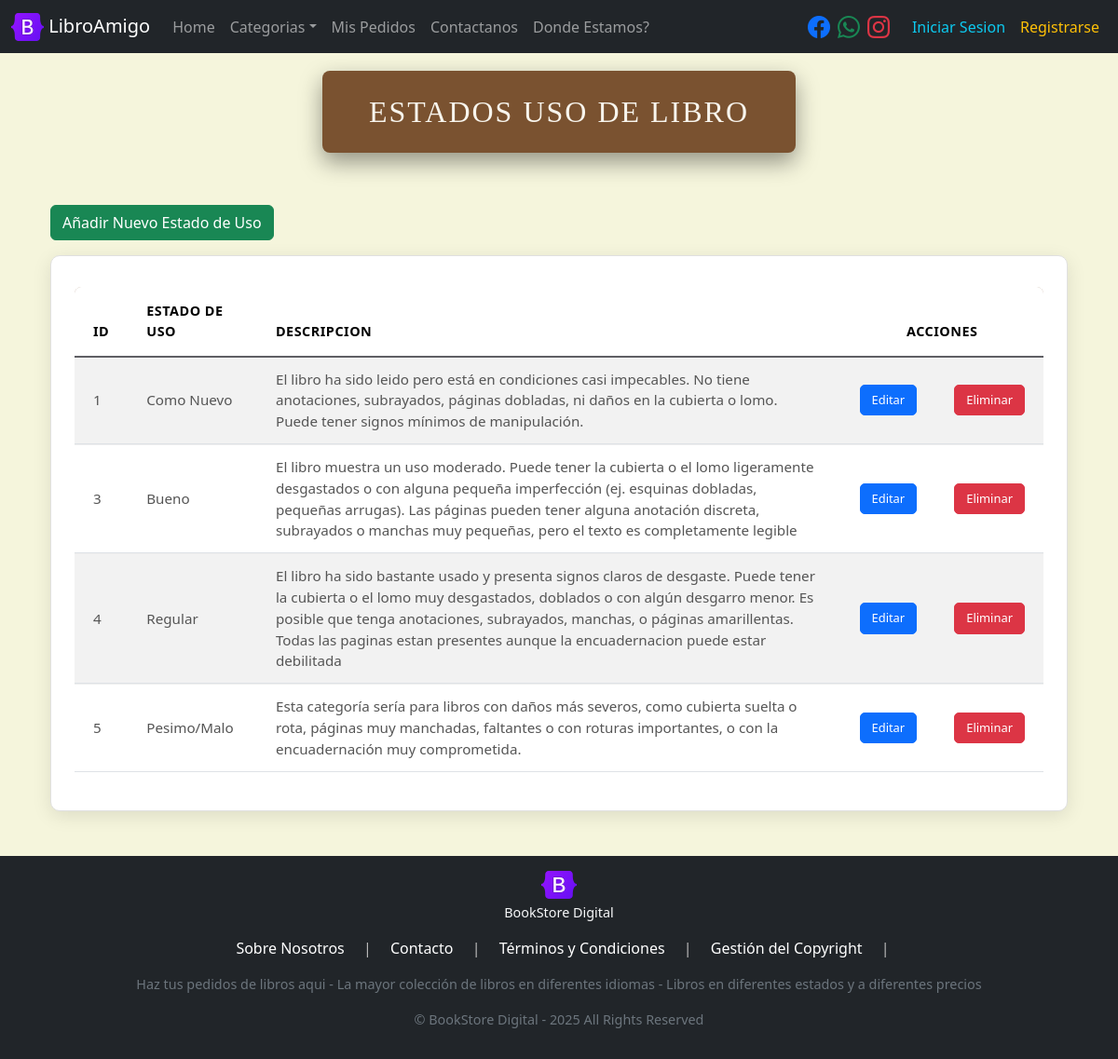
The page /states/ on the database its author committed.
### models/state_model.py (models this page shows, shortened)
class State(db.Model):
    __tablename__ = 'states'
    id = db.Column(db.Integer, primary_key = True)
    name = db.Column(db.String(100), nullable = False)
    description = db.Column(db.Text, nullable = False)
    books_relation = db.relationship('Book', back_populates='state_relation')
    @staticmethod
    def get_all():
        return State.query.all()

### controllers/state_controller.py (the view)
@state_bp.route("/")
def index():
    states = State.get_all()
    return state_view.list(states=states)

### models/category_model.py (called while the page is built)
    @staticmethod
    def get_all_active():
        return Category.query.filter(Category.is_active == True).order_by(Category.name).all()

### run.py (called while the page is built)
@app.context_processor
def inject_active_path():
    def is_active(path):
        return 'active' if request.path == path else ''
    return(dict(is_active = is_active))

@app.context_processor
def inject_categories():
    categories = Category.get_all_active()
    return dict(categories=categories)

### views/state_view.py (called while the page is built)
def list(states):
    return render_template('states/index.html', states =states)

### templates/states/index.html (shortened to what this page needs)
{% extends 'base.html' %}
{% block content %}
<div class="container mb-5">
<h1 class="main-title-banner text-center">Estados Uso de Libro</h1>
<a href="{{url_for('state.create')}}" class="btn btn-success my-3">Añadir Nuevo Estado de Uso</a>
<div class="table-card-container">
<div class="table mt-2 table-responsive">
    <table class="table table-hover table-striped custom-table">
        <thead class="custom-table-header">
            <tr>
                <th>ID</th><th>ESTADO DE USO</th><th>DESCRIPCION</th><th colspan="2" class="text-center">ACCIONES</th>
            </tr>
        </thead>
        <tbody>
            {% for item in states %}
                <tr>
                    <td>{{item.id}}</td>
                    <td>{{item.name}}</td>
                    <td>{{item.description}}</td>
                    <td><a href="{{url_for('state.edit',id=item.id)}}" class="btn btn-sm btn-primary custom-action-btn">Editar</a></td>
                    <td><a href="{{url_for('state.delete',id=item.id)}}" class="btn btn-sm btn-danger custom-action-btn" onclick="return(confirm('Desea eliminar este Estado de Libro?'))">Eliminar</a></td>
                </tr>
            {% endfor %}
        </tbody>
    </table>
</div>
</div>
</div>
{% endblock %}

### static/css/styles.css (style rules this page uses)
body { background-color: #f5f5dc; color: #333; }
.main-title-banner { position: relative; display: block; width: fit-content; padding: 25px 50px; margin: 15px auto 40px auto; background-color: #7a5230; color: #f8f5ed; font-family: 'Playfair Display', serif; font-size: 2em; text-align: center; text-transform: uppercase; letter-spacing: 2px; line-height: 1.2; box-shadow: 0 10px 25px rgba(0,0,0,0.4); border-radius: 8px; white-space: nowrap; overflow: hidden; text-overflow: ellipsis; max-width: 90%; }
.table-card-container { background-color: #ffffff; border-radius: 10px; box-shadow: 0 5px 20px rgba(0, 0, 0, 0.1); border: 1px solid #e0e0e0; padding: 25px; overflow-x: auto; width: 100%; }
.custom-table { width: 100%; margin-bottom: 0; border-collapse: separate; border-spacing: 0; }
.custom-table-header { background-color: #7a5230; color: #ffffff; }
.custom-table-header th { padding: 15px 20px; font-weight: 600; border-bottom: 2px solid #5f5f64; text-transform: uppercase; font-size: 0.9em; letter-spacing: 0.5px; }
.custom-table-header tr:first-child th:first-child { border-top-left-radius: 8px; }
.custom-table-header tr:first-child th:last-child { border-top-right-radius: 8px; }
.custom-table tbody tr { transition: background-color 0.2s ease; }
.custom-table.table-striped tbody tr:nth-of-type(odd) { background-color: #fdfdfd; }
.custom-table.table-striped tbody tr:nth-of-type(even) { background-color: #ffffff; }
.custom-table tbody td { padding: 12px 20px; vertical-align: middle; color: #555; font-size: 0.95em; border-top: 1px solid #eee; }
.custom-table tbody tr:first-child td { border-top: none; }
.custom-action-btn { font-size: 0.85em; padding: 6px 12px; border-radius: 5px; transition: all 0.3s ease; }
.custom-action-btn.btn-danger { background-color: #dc3545; border-color: #dc3545; }
.custom-table th:last-child, .custom-table td:last-child { text-align: center; }

### rows shown on the page
State: id "1", name "Como Nuevo", description "El libro ha sido leido pero está en condiciones casi impecables. No tiene anotaciones, subrayados, páginas dobladas, ni daños en la cubierta o lomo. Puede tener signos mínimos de manipulación."
State: id "3", name "Bueno", description "El libro muestra un uso moderado. Puede tener la cubierta o el lomo ligeramente desgastados o con alguna pequeña imperfección (ej. esquinas dobladas, pequeñas arrugas). Las páginas pueden tener alguna anotación discreta, subrayados o manchas muy pequeñas, pero el texto es completamente legible"
State: id "4", name "Regular", description "El libro ha sido bastante usado y presenta signos claros de desgaste. Puede tener la cubierta o el lomo muy desgastados, doblados o con algún desgarro menor. Es posible que tenga anotaciones, subrayados, manchas, o páginas amarillentas. Todas las paginas estan presentes aunque la encuadernacion puede estar debilitada"
State: id "5", name "Pesimo/Malo", description "Esta categoría sería para libros con daños más severos, como cubierta suelta o rota, páginas muy manchadas, faltantes o con roturas importantes, o con la encuadernación muy comprometida."
